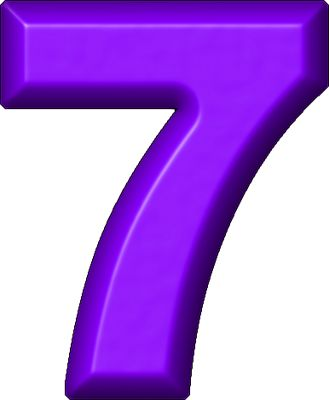
#> input picture image.jpg, 329 x 400 px
$ python 'main — копия3.py'
#> lines starting #> are read from the running program, lines starting #| are printed output that depends on the picture
# ****** Лабораторная 3  Задание 1
import cv2
import numpy as nm
print("Введите целое положительное число N (больше 1):")

try:
 N = int(input())
#> the answer given: 3

 if N <= 1:
  print("Введите число больше 1")
 else:
  is_prime = True

 for i in range(2, int(N**0.5)+1):
  if N % i == 0:
    is_prime = False
  break

 if is_prime:
  print("Число", N, "является простым")
 else:
  print("Число", N, "не является простым")

except:
 print("введено некорректное число")

 #******* Задача 2
import cv2
image = cv2.imread('image.jpg')
#> image is the input picture: shape (400, 329, 3); mean B, G, R 228.2, 125, 180.4
gray_image = cv2.cvtColor(image, cv2.COLOR_BGR2GRAY)
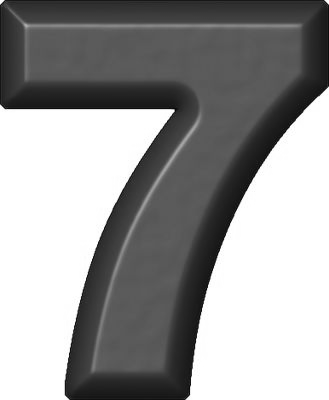
#> gray_image: shape (400, 329); min 6, max 255, mean 153.3
cv2.imshow('Original Image', image)
cv2.imshow('Gray Image', gray_image)
cv2.imwrite('gray_image.jpg', gray_image)
cv2.waitKey(0)
cv2.destroyAllWindows()
